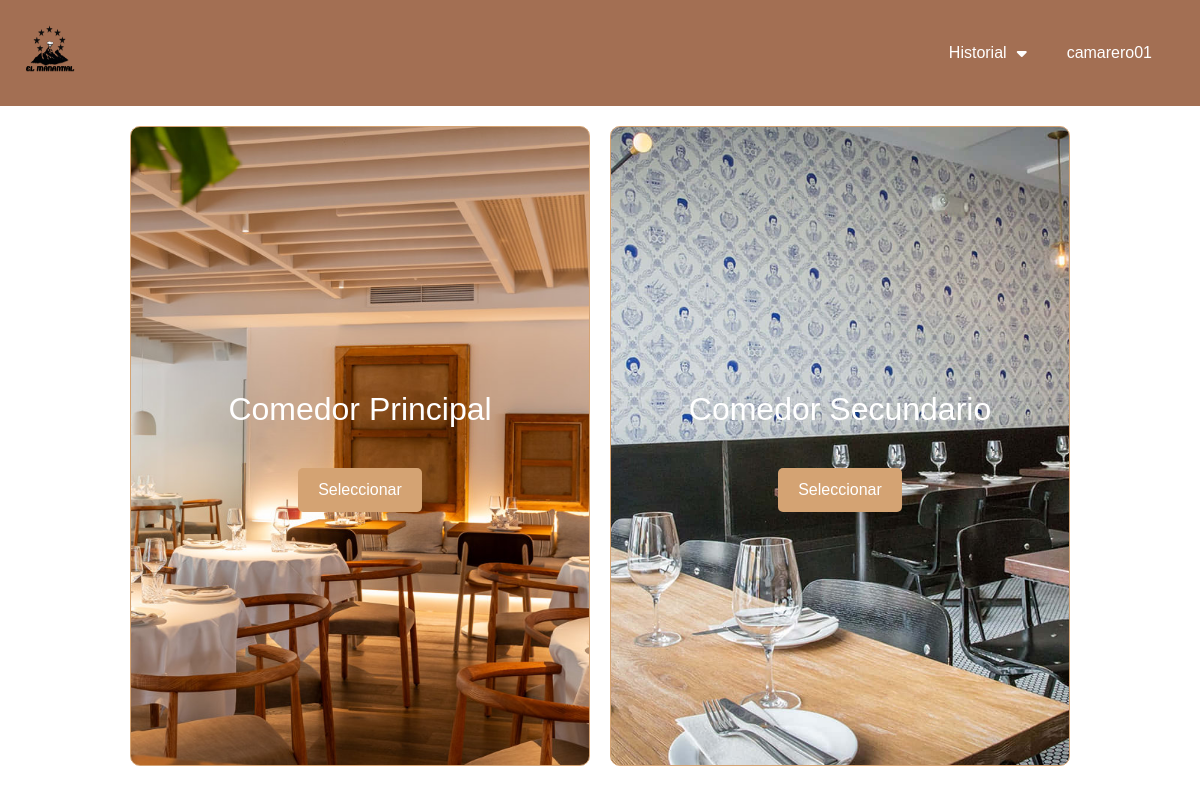
Page /procesos/procSalas.php?tipo_sala=Comedor (signed in) on the committed database.
### tables this page shows
CREATE TABLE tbl_sala (
    id_sala INT AUTO_INCREMENT PRIMARY KEY,
    nombre_sala VARCHAR(50) NOT NULL,
    id_tipo_sala INT NOT NULL,
    capacidad_total INT NOT NULL,
    num_mesas_sala INT NOT NULL,
    FOREIGN KEY (id_tipo_sala) REFERENCES tbl_tipo_sala(id_tipo_sala)
);

### procesos/procSalas.php (the view, shortened to what this page needs)
<?php
include_once '../db/conexion.php';
$sala_seleccionada = isset($_GET['tipo_sala']) ? htmlspecialchars($_GET['tipo_sala']) : null;
if (isset($sala_seleccionada)) {
    $query = $conexion->prepare("
        SELECT
            tbl_sala.id_sala,
            tbl_sala.nombre_sala,
            tbl_tipo_sala.tipo_sala
        FROM
            tbl_sala
        INNER JOIN
            tbl_tipo_sala
        ON
            tbl_sala.id_tipo_sala = tbl_tipo_sala.id_tipo_sala
        WHERE
            tbl_tipo_sala.tipo_sala = :tipo_sala
    ");
    $query->bindParam(':tipo_sala', $sala_seleccionada);
    $query->execute();
    $salas = $query->fetchAll(PDO::FETCH_ASSOC);
}
?>
<html lang="en">
<head>
    <link href="https://cdnjs.cloudflare.com/ajax/libs/font-awesome/6.0.0-beta3/css/all.min.css" rel="stylesheet">
    <link href="https://cdn.jsdelivr.net/npm/bootstrap@5.3.3/dist/css/bootstrap.min.css" rel="stylesheet"
>
    <link rel="stylesheet" href="../css/elige_sala.css">
    <link rel="stylesheet" href="../css/dashboard.css">
</head>
<body>
    <div class="navbar">
        <a href="../index.php">
            <img src="../img/icon.png" class="icon" alt="Icono">
        </a>
        <a href="./historial.php" class="right-link">Historial</a>
        <div class="user-info">
            <div class="dropdown">
                <i class="fas fa-caret-down" style="font-size: 16px; margin-right: 10px;"></i>
            </div>
            <span><?php echo $_SESSION['username']; ?></span>
        </div>
    </div>
    <form action="./gestion_salas.php" method="post" class="options">
        <?php
        foreach ($salas as $index => $sala) {
            $tipo_sala = $sala['tipo_sala'];
            $nombre_sala = $sala['nombre_sala'];
            $id_sala = $sala['id_sala'];
            $background_class = '';
            switch ($tipo_sala) {
                case 'Comedor':
                    $background_class = 'comedor' . (($index % 3) + 1);
                    break;
            }
            ?>
            <div class="option <?php echo htmlspecialchars($background_class); ?>">
                <h2><?php echo htmlspecialchars($nombre_sala); ?></h2>
                <div class="button-container">
                    <button type="submit" name="sala" value="<?php echo htmlspecialchars($id_sala); ?>"
                        class="select-button">
                        Seleccionar
                    </button>
                </div>
            </div>
        <?php } ?>
    </form>
</body>
</html>

### css/elige_sala.css (style rules this page uses)
body { font-family: Arial, sans-serif; margin: 0; padding: 0; height: 100vh; }
.navbar { background-color: #a36f53; color: #fff; padding: 8px; display: flex; justify-content: space-between; align-items: center; }
.icon { height: 60px; width: 40px; }
.navbar .user-info { display: flex; align-items: center; margin-right: 20px; }
.navbar .user-info span { margin-left: 40px; margin-right: 20px; }
.dropdown i { margin-right: 25px; }
.dropdown { position: relative; display: inline-block; margin-right: 20px; }
.options { display: flex; justify-content: space-between; margin: 20px auto; width: 80%; height: 75%; }
.option { flex: 1; margin: 0 10px; padding: 20px; text-align: center; border: 1px solid #ccc; background-size: cover; background-position: center; color: white; display: flex; flex-direction: column; justify-content: center; height: 100%; border: none; border-radius: 10px; border: 1px solid #d4a373; border-radius: 10px; transition: border-color 0.3s ease, box-shadow 0.3s ease; }
.option h2 { margin: 0; padding: 10px; text-decoration: none; }
.button-container { margin-top: 30px; display: flex; justify-content: center; }
.option .select-button { padding: 10px 20px; border: none; background-color: #d4a373; color: white; cursor: pointer; border-radius: 5px; text-decoration: none; display: inline-block; transition: background-color 0.3s; }
.option.comedor1 { background-image: url('../img/salas/comedor2.jpeg'); }
.option.comedor2 { background-image: url('../img/salas/comedor3.jpeg'); }

### css/dashboard.css (style rules this page uses)
body { font-family: Arial, sans-serif; margin: 0; padding: 0; height: 100vh; }
.navbar { background-color: #a36f53; color: #fff; padding: 8px; display: flex; justify-content: space-between; align-items: center; }
.icon { height: 90px; width: 85px; }
.navbar .user-info { display: flex; align-items: center; }
.navbar .user-info span { margin-left: 10px; }
.right-link { margin-left: auto; text-decoration: none; color: white; font-size: 16px; }
.dropdown { position: relative; display: inline-block; margin-left: 10px; }
.dropdown i { margin-right: 10px; }
.options { display: flex; justify-content: space-between; margin: 20px auto; width: 80%; height: 80%; }
.option { flex: 1; margin: 0 10px; padding: 20px; text-align: center; color: white; display: flex; flex-direction: column; justify-content: center; border-radius: 10px; border: 1px solid #d4a373; transition: border-color 0.3s ease, box-shadow 0.3s ease; }
.option h2 { margin: 0; padding: 10px; }
.button-container { margin-top: 30px; display: flex; justify-content: center; }
.option .select-button { padding: 10px 20px; border: none; background-color: #d4a373; color: white; cursor: pointer; border-radius: 5px; text-decoration: none; display: inline-block; transition: background-color 0.3s; }

### rows in the picture
tbl_sala: shows a picture, nombre_sala "Comedor Principal", $id_sala 4 (drawn)
tbl_sala: shows a picture, nombre_sala "Comedor Secundario", $id_sala 5 (drawn)

### other values in the picture
$_SESSION['username'] "camarero01"
